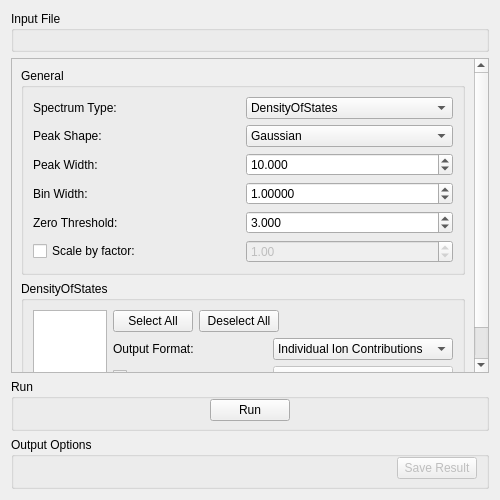
<?xml version="1.0" encoding="UTF-8"?>
<ui version="4.0">
 <class>DensityOfStates</class>
 <widget class="QWidget" name="DensityOfStates">
  <property name="geometry">
   <rect>
    <x>0</x>
    <y>0</y>
    <width>500</width>
    <height>500</height>
   </rect>
  </property>
  <property name="windowTitle">
   <string>Form</string>
  </property>
  <layout class="QVBoxLayout" name="verticalLayout">
   <item>
    <widget class="QGroupBox" name="gbInputFile">
     <property name="title">
      <string>Input File</string>
     </property>
     <layout class="QGridLayout" name="gridLayout">
      <item row="0" column="0">
       <widget class="MantidQt::API::FileFinderWidget" name="mwInputFile" native="true">
        <property name="sizePolicy">
         <sizepolicy hsizetype="Preferred" vsizetype="Fixed">
          <horstretch>0</horstretch>
          <verstretch>0</verstretch>
         </sizepolicy>
        </property>
        <property name="label" stdset="0">
         <string/>
        </property>
        <property name="fileExtensions" stdset="0">
         <stringlist>
          <string>.phonon</string>
          <string>.castep</string>
          <string>.castep_bin</string>
          <string>.yaml</string>
         </stringlist>
        </property>
        <property name="multipleFiles" stdset="0">
         <bool>false</bool>
        </property>
       </widget>
      </item>
     </layout>
    </widget>
   </item>
   <item>
    <widget class="QScrollArea" name="saOptions">
     <property name="widgetResizable">
      <bool>true</bool>
     </property>
     <widget class="QWidget" name="scrollAreaWidgetContents">
      <property name="geometry">
       <rect>
        <x>0</x>
        <y>0</y>
        <width>480</width>
        <height>329</height>
       </rect>
      </property>
      <layout class="QVBoxLayout" name="verticalLayout_3">
       <item>
        <widget class="QGroupBox" name="gbGeneralOptions">
         <property name="title">
          <string>General</string>
         </property>
         <layout class="QGridLayout" name="gridLayout_5">
          <item row="2" column="0">
           <widget class="QLabel" name="lbPeakWidth">
            <property name="text">
             <string>Peak Width:</string>
            </property>
           </widget>
          </item>
          <item row="0" column="1">
           <widget class="QComboBox" name="cbSpectrumType">
            <property name="toolTip">
             <string>&lt;html&gt;&lt;head/&gt;&lt;body&gt;&lt;p&gt;Select type of intensities to extract from file.&lt;/p&gt;&lt;/body&gt;&lt;/html&gt;</string>
            </property>
            <item>
             <property name="text">
              <string>DensityOfStates</string>
             </property>
            </item>
            <item>
             <property name="text">
              <string>IR</string>
             </property>
            </item>
            <item>
             <property name="text">
              <string>Raman</string>
             </property>
            </item>
           </widget>
          </item>
          <item row="1" column="0">
           <widget class="QLabel" name="lbPeakShape">
            <property name="text">
             <string>Peak Shape:</string>
            </property>
           </widget>
          </item>
          <item row="1" column="1">
           <widget class="QComboBox" name="cbPeakShape">
            <property name="toolTip">
             <string>&lt;html&gt;&lt;head/&gt;&lt;body&gt;&lt;p&gt;Shape of peaks to fit.&lt;/p&gt;&lt;/body&gt;&lt;/html&gt;</string>
            </property>
            <item>
             <property name="text">
              <string>Gaussian</string>
             </property>
            </item>
            <item>
             <property name="text">
              <string>Lorentzian</string>
             </property>
            </item>
           </widget>
          </item>
          <item row="2" column="1">
           <widget class="QDoubleSpinBox" name="spPeakWidth">
            <property name="toolTip">
             <string>&lt;html&gt;&lt;head/&gt;&lt;body&gt;&lt;p&gt;FWHM to broaden peaks by.&lt;/p&gt;&lt;/body&gt;&lt;/html&gt;</string>
            </property>
            <property name="decimals">
             <number>3</number>
            </property>
            <property name="maximum">
             <double>1000.000000000000000</double>
            </property>
            <property name="singleStep">
             <double>0.100000000000000</double>
            </property>
            <property name="value">
             <double>10.000000000000000</double>
            </property>
           </widget>
          </item>
          <item row="3" column="1">
           <widget class="QDoubleSpinBox" name="spBinWidth">
            <property name="toolTip">
             <string>&lt;html&gt;&lt;head/&gt;&lt;body&gt;&lt;p&gt;Width of bins to use for histogram rebinning (in eV or cm&lt;span style=&quot; vertical-align:super;&quot;&gt;-1&lt;/span&gt;).&lt;/p&gt;&lt;/body&gt;&lt;/html&gt;</string>
            </property>
            <property name="decimals">
             <number>5</number>
            </property>
            <property name="maximum">
             <double>1000.000000000000000</double>
            </property>
            <property name="singleStep">
             <double>0.100000000000000</double>
            </property>
            <property name="value">
             <double>1.000000000000000</double>
            </property>
           </widget>
          </item>
          <item row="3" column="0">
           <widget class="QLabel" name="lbBinWidth">
            <property name="text">
             <string>Bin Width:</string>
            </property>
           </widget>
          </item>
          <item row="0" column="0">
           <widget class="QLabel" name="lbSpectrumType">
            <property name="text">
             <string>Spectrum Type:</string>
            </property>
           </widget>
          </item>
          <item row="4" column="0">
           <widget class="QLabel" name="lbZeroThreshold">
            <property name="text">
             <string>Zero Threshold:</string>
            </property>
           </widget>
          </item>
          <item row="4" column="1">
           <widget class="QDoubleSpinBox" name="spZeroThreshold">
            <property name="toolTip">
             <string>&lt;html&gt;&lt;head/&gt;&lt;body&gt;&lt;p&gt;Threshold intensity at below which to ignore frequencies.&lt;/p&gt;&lt;/body&gt;&lt;/html&gt;</string>
            </property>
            <property name="decimals">
             <number>3</number>
            </property>
            <property name="maximum">
             <double>1000.000000000000000</double>
            </property>
            <property name="singleStep">
             <double>0.100000000000000</double>
            </property>
            <property name="value">
             <double>3.000000000000000</double>
            </property>
           </widget>
          </item>
          <item row="5" column="1">
           <widget class="QDoubleSpinBox" name="spScale">
            <property name="enabled">
             <bool>false</bool>
            </property>
            <property name="toolTip">
             <string>&lt;html&gt;&lt;head/&gt;&lt;body&gt;&lt;p&gt;Factor by which to scale result.&lt;/p&gt;&lt;/body&gt;&lt;/html&gt;</string>
            </property>
            <property name="maximum">
             <double>1000.000000000000000</double>
            </property>
            <property name="singleStep">
             <double>0.100000000000000</double>
            </property>
            <property name="value">
             <double>1.000000000000000</double>
            </property>
           </widget>
          </item>
          <item row="5" column="0">
           <widget class="QCheckBox" name="ckScale">
            <property name="toolTip">
             <string>&lt;html&gt;&lt;head/&gt;&lt;body&gt;&lt;p&gt;Toggle result scaling.&lt;/p&gt;&lt;/body&gt;&lt;/html&gt;</string>
            </property>
            <property name="text">
             <string>Scale by factor:</string>
            </property>
           </widget>
          </item>
         </layout>
        </widget>
       </item>
       <item>
        <widget class="QStackedWidget" name="swOptions">
         <property name="sizePolicy">
          <sizepolicy hsizetype="Preferred" vsizetype="Preferred">
           <horstretch>0</horstretch>
           <verstretch>0</verstretch>
          </sizepolicy>
         </property>
         <property name="currentIndex">
          <number>0</number>
         </property>
         <widget class="QWidget" name="pgDOS">
          <layout class="QGridLayout" name="gridLayout_2">
           <property name="leftMargin">
            <number>0</number>
           </property>
           <property name="topMargin">
            <number>0</number>
           </property>
           <property name="rightMargin">
            <number>0</number>
           </property>
           <property name="bottomMargin">
            <number>0</number>
           </property>
           <item row="0" column="0">
            <widget class="QGroupBox" name="gbDOS">
             <property name="sizePolicy">
              <sizepolicy hsizetype="Preferred" vsizetype="Preferred">
               <horstretch>0</horstretch>
               <verstretch>0</verstretch>
              </sizepolicy>
             </property>
             <property name="baseSize">
              <size>
               <width>0</width>
               <height>60</height>
              </size>
             </property>
             <property name="title">
              <string>DensityOfStates</string>
             </property>
             <layout class="QGridLayout" name="gridLayout_7">
              <item row="0" column="0">
               <widget class="QListWidget" name="lwIons">
                <property name="sizePolicy">
                 <sizepolicy hsizetype="Preferred" vsizetype="Expanding">
                  <horstretch>0</horstretch>
                  <verstretch>0</verstretch>
                 </sizepolicy>
                </property>
                <property name="baseSize">
                 <size>
                  <width>0</width>
                  <height>50</height>
                 </size>
                </property>
               </widget>
              </item>
              <item row="0" column="1">
               <layout class="QGridLayout" name="gridLayout_8">
                <item row="3" column="0">
                 <widget class="QCheckBox" name="ckCrossSectionScale">
                  <property name="text">
                   <string>Scale by cross sections:</string>
                  </property>
                 </widget>
                </item>
                <item row="1" column="0" colspan="2">
                 <layout class="QHBoxLayout" name="horizontalLayout_3">
                  <item>
                   <widget class="QPushButton" name="pbSelectAllIons">
                    <property name="sizePolicy">
                     <sizepolicy hsizetype="Fixed" vsizetype="Fixed">
                      <horstretch>0</horstretch>
                      <verstretch>0</verstretch>
                     </sizepolicy>
                    </property>
                    <property name="toolTip">
                     <string>&lt;html&gt;&lt;head/&gt;&lt;body&gt;&lt;p&gt;Add all ions to partial DoS.&lt;/p&gt;&lt;/body&gt;&lt;/html&gt;</string>
                    </property>
                    <property name="text">
                     <string>Select All</string>
                    </property>
                   </widget>
                  </item>
                  <item>
                   <widget class="QPushButton" name="pbDeselectAllIons">
                    <property name="sizePolicy">
                     <sizepolicy hsizetype="Fixed" vsizetype="Fixed">
                      <horstretch>0</horstretch>
                      <verstretch>0</verstretch>
                     </sizepolicy>
                    </property>
                    <property name="toolTip">
                     <string>&lt;html&gt;&lt;head/&gt;&lt;body&gt;&lt;p&gt;Remove all ions from partial DoS.&lt;/p&gt;&lt;/body&gt;&lt;/html&gt;</string>
                    </property>
                    <property name="text">
                     <string>Deselect All</string>
                    </property>
                   </widget>
                  </item>
                  <item>
                   <spacer name="horizontalSpacer">
                    <property name="orientation">
                     <enum>Qt::Horizontal</enum>
                    </property>
                    <property name="sizeHint" stdset="0">
                     <size>
                      <width>40</width>
                      <height>20</height>
                     </size>
                    </property>
                   </spacer>
                  </item>
                 </layout>
                </item>
                <item row="3" column="1">
                 <widget class="QComboBox" name="cbCrossSectionScale">
                  <property name="enabled">
                   <bool>false</bool>
                  </property>
                  <item>
                   <property name="text">
                    <string>Total</string>
                   </property>
                  </item>
                  <item>
                   <property name="text">
                    <string>Incoherent</string>
                   </property>
                  </item>
                  <item>
                   <property name="text">
                    <string>Coherent</string>
                   </property>
                  </item>
                 </widget>
                </item>
                <item row="2" column="0">
                 <widget class="QLabel" name="lbOutputFormat">
                  <property name="text">
                   <string>Output Format:</string>
                  </property>
                 </widget>
                </item>
                <item row="2" column="1">
                 <widget class="QComboBox" name="cbOutputFormat">
                  <item>
                   <property name="text">
                    <string>Individual Ion Contributions</string>
                   </property>
                  </item>
                  <item>
                   <property name="text">
                    <string>Sum Ion Contributions</string>
                   </property>
                  </item>
                  <item>
                   <property name="text">
                    <string>Calculate Individual Indices</string>
                   </property>
                  </item>
                 </widget>
                </item>
                <item row="4" column="0" colspan="2">
                 <spacer name="verticalSpacer">
                  <property name="orientation">
                   <enum>Qt::Vertical</enum>
                  </property>
                  <property name="sizeHint" stdset="0">
                   <size>
                    <width>20</width>
                    <height>40</height>
                   </size>
                  </property>
                 </spacer>
                </item>
               </layout>
              </item>
             </layout>
            </widget>
           </item>
          </layout>
         </widget>
         <widget class="QWidget" name="pgIR">
          <property name="sizePolicy">
           <sizepolicy hsizetype="Preferred" vsizetype="Preferred">
            <horstretch>0</horstretch>
            <verstretch>0</verstretch>
           </sizepolicy>
          </property>
          <layout class="QGridLayout" name="gridLayout_3">
           <property name="leftMargin">
            <number>0</number>
           </property>
           <property name="topMargin">
            <number>0</number>
           </property>
           <property name="rightMargin">
            <number>0</number>
           </property>
           <property name="bottomMargin">
            <number>0</number>
           </property>
          </layout>
         </widget>
         <widget class="QWidget" name="pgRaman">
          <layout class="QGridLayout" name="gridLayout_4">
           <property name="leftMargin">
            <number>0</number>
           </property>
           <property name="topMargin">
            <number>0</number>
           </property>
           <property name="rightMargin">
            <number>0</number>
           </property>
           <property name="bottomMargin">
            <number>0</number>
           </property>
           <item row="0" column="0">
            <widget class="QGroupBox" name="gbRaman">
             <property name="sizePolicy">
              <sizepolicy hsizetype="Preferred" vsizetype="Preferred">
               <horstretch>0</horstretch>
               <verstretch>0</verstretch>
              </sizepolicy>
             </property>
             <property name="title">
              <string>Raman</string>
             </property>
             <layout class="QGridLayout" name="gridLayout_6">
              <item row="0" column="0">
               <widget class="QLabel" name="lbTemperature">
                <property name="text">
                 <string>Temperature:</string>
                </property>
               </widget>
              </item>
              <item row="0" column="1">
               <widget class="QDoubleSpinBox" name="spTemperature">
                <property name="suffix">
                 <string> K</string>
                </property>
                <property name="decimals">
                 <number>3</number>
                </property>
                <property name="maximum">
                 <double>1000.000000000000000</double>
                </property>
                <property name="singleStep">
                 <double>10.000000000000000</double>
                </property>
                <property name="value">
                 <double>300.000000000000000</double>
                </property>
               </widget>
              </item>
             </layout>
            </widget>
           </item>
           <item row="1" column="0">
            <spacer name="verticalSpacer_4">
             <property name="orientation">
              <enum>Qt::Vertical</enum>
             </property>
             <property name="sizeHint" stdset="0">
              <size>
               <width>20</width>
               <height>40</height>
              </size>
             </property>
            </spacer>
           </item>
          </layout>
         </widget>
        </widget>
       </item>
      </layout>
     </widget>
    </widget>
   </item>
   <item>
    <widget class="QGroupBox" name="gbRun">
     <property name="title">
      <string>Run</string>
     </property>
     <layout class="QHBoxLayout" name="horizontalLayout_2">
      <property name="leftMargin">
       <number>0</number>
      </property>
      <property name="topMargin">
       <number>0</number>
      </property>
      <property name="rightMargin">
       <number>0</number>
      </property>
      <property name="bottomMargin">
       <number>7</number>
      </property>
      <item>
       <spacer name="horizontalSpacer_2">
        <property name="orientation">
         <enum>Qt::Horizontal</enum>
        </property>
        <property name="sizeHint" stdset="0">
         <size>
          <width>194</width>
          <height>20</height>
         </size>
        </property>
       </spacer>
      </item>
      <item>
       <widget class="QPushButton" name="pbRun">
        <property name="text">
         <string>Run</string>
        </property>
       </widget>
      </item>
      <item>
       <spacer name="horizontalSpacer_3">
        <property name="orientation">
         <enum>Qt::Horizontal</enum>
        </property>
        <property name="sizeHint" stdset="0">
         <size>
          <width>193</width>
          <height>20</height>
         </size>
        </property>
       </spacer>
      </item>
     </layout>
    </widget>
   </item>
   <item>
    <widget class="QGroupBox" name="gbOutput">
     <property name="sizePolicy">
      <sizepolicy hsizetype="Preferred" vsizetype="Fixed">
       <horstretch>0</horstretch>
       <verstretch>0</verstretch>
      </sizepolicy>
     </property>
     <property name="title">
      <string>Output Options</string>
     </property>
     <layout class="QHBoxLayout" name="horizontalLayout">
      <property name="topMargin">
       <number>0</number>
      </property>
      <property name="bottomMargin">
       <number>7</number>
      </property>
      <item>
       <widget class="MantidQt::CustomInterfaces::OutputPlotOptionsView" name="ipoPlotOptions" native="true"/>
      </item>
      <item>
       <spacer name="spOutput">
        <property name="orientation">
         <enum>Qt::Horizontal</enum>
        </property>
        <property name="sizeHint" stdset="0">
         <size>
          <width>40</width>
          <height>20</height>
         </size>
        </property>
       </spacer>
      </item>
      <item>
       <widget class="QPushButton" name="pbSave">
        <property name="enabled">
         <bool>false</bool>
        </property>
        <property name="text">
         <string>Save Result</string>
        </property>
       </widget>
      </item>
     </layout>
    </widget>
   </item>
  </layout>
 </widget>
 <customwidgets>
  <customwidget>
   <class>MantidQt::CustomInterfaces::OutputPlotOptionsView</class>
   <extends>QWidget</extends>
   <header>Common/OutputPlotOptionsView.h</header>
   <container>1</container>
  </customwidget>
  <customwidget>
   <class>MantidQt::API::FileFinderWidget</class>
   <extends>QWidget</extends>
   <header>MantidQtWidgets/Common/FileFinderWidget.h</header>
   <container>1</container>
  </customwidget>
 </customwidgets>
 <tabstops>
  <tabstop>mwInputFile</tabstop>
  <tabstop>pbSave</tabstop>
 </tabstops>
 <resources/>
 <connections>
  <connection>
   <sender>ckScale</sender>
   <signal>toggled(bool)</signal>
   <receiver>spScale</receiver>
   <slot>setEnabled(bool)</slot>
   <hints>
    <hint type="sourcelabel">
     <x>119</x>
     <y>237</y>
    </hint>
    <hint type="destinationlabel">
     <x>324</x>
     <y>238</y>
    </hint>
   </hints>
  </connection>
  <connection>
   <sender>cbSpectrumType</sender>
   <signal>currentIndexChanged(int)</signal>
   <receiver>swOptions</receiver>
   <slot>setCurrentIndex(int)</slot>
   <hints>
    <hint type="sourcelabel">
     <x>348</x>
     <y>99</y>
    </hint>
    <hint type="destinationlabel">
     <x>241</x>
     <y>369</y>
    </hint>
   </hints>
  </connection>
  <connection>
   <sender>pbSelectAllIons</sender>
   <signal>clicked()</signal>
   <receiver>lwIons</receiver>
   <slot>selectAll()</slot>
   <hints>
    <hint type="sourcelabel">
     <x>334</x>
     <y>301</y>
    </hint>
    <hint type="destinationlabel">
     <x>158</x>
     <y>346</y>
    </hint>
   </hints>
  </connection>
  <connection>
   <sender>pbDeselectAllIons</sender>
   <signal>clicked()</signal>
   <receiver>lwIons</receiver>
   <slot>clearSelection()</slot>
   <hints>
    <hint type="sourcelabel">
     <x>421</x>
     <y>301</y>
    </hint>
    <hint type="destinationlabel">
     <x>158</x>
     <y>346</y>
    </hint>
   </hints>
  </connection>
  <connection>
   <sender>ckCrossSectionScale</sender>
   <signal>toggled(bool)</signal>
   <receiver>cbCrossSectionScale</receiver>
   <slot>setEnabled(bool)</slot>
   <hints>
    <hint type="sourcelabel">
     <x>280</x>
     <y>357</y>
    </hint>
    <hint type="destinationlabel">
     <x>418</x>
     <y>358</y>
    </hint>
   </hints>
  </connection>
 </connections>
</ui>
